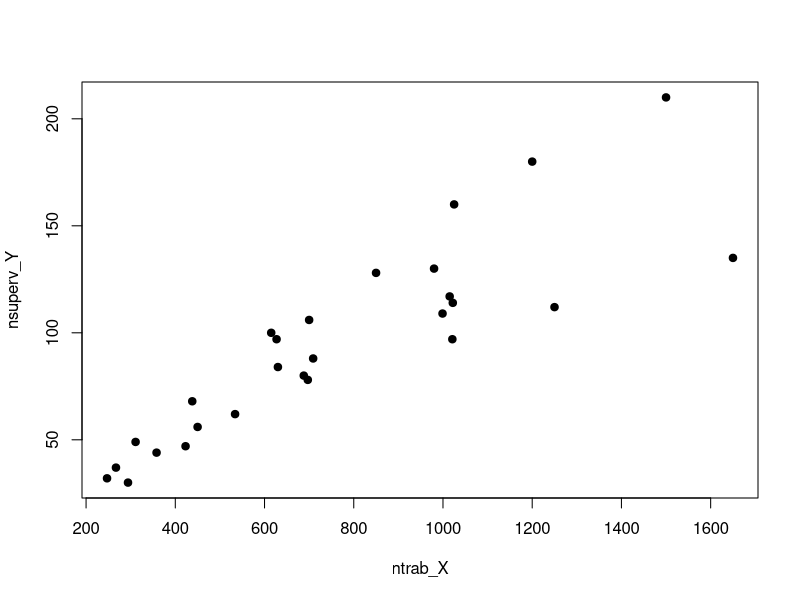
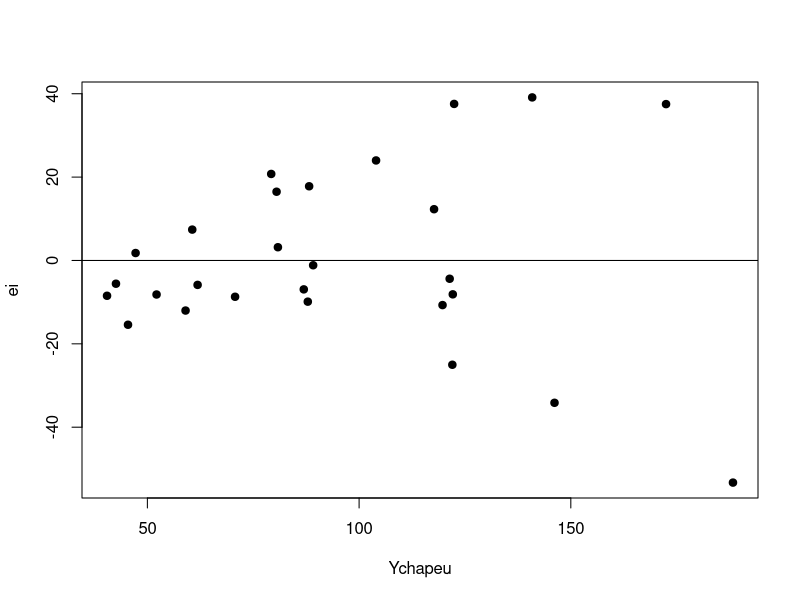
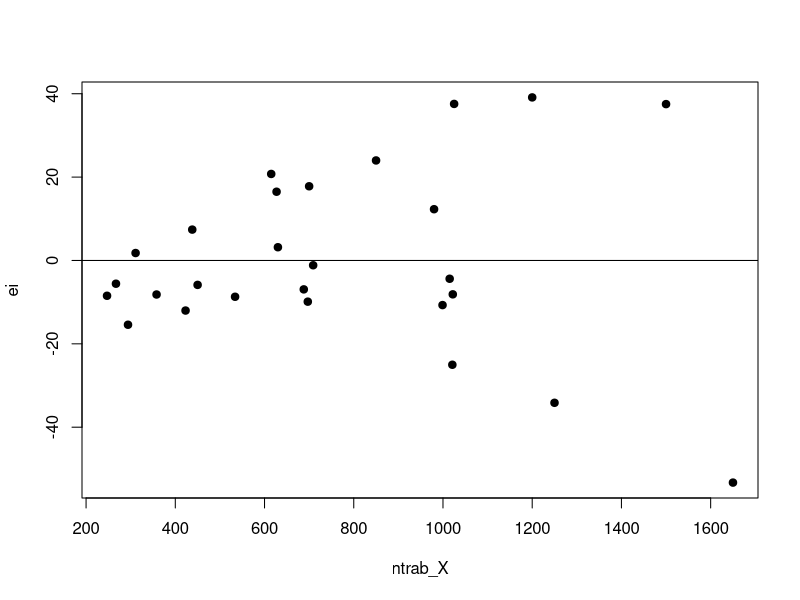
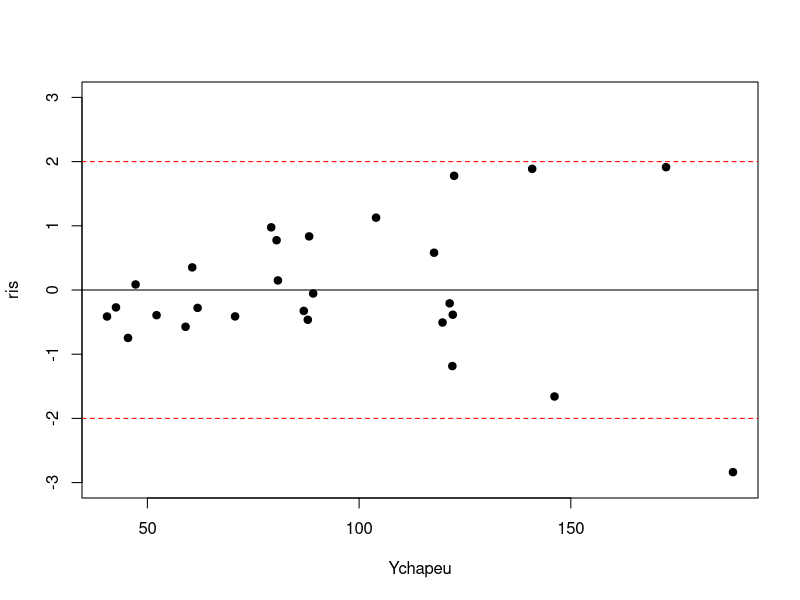
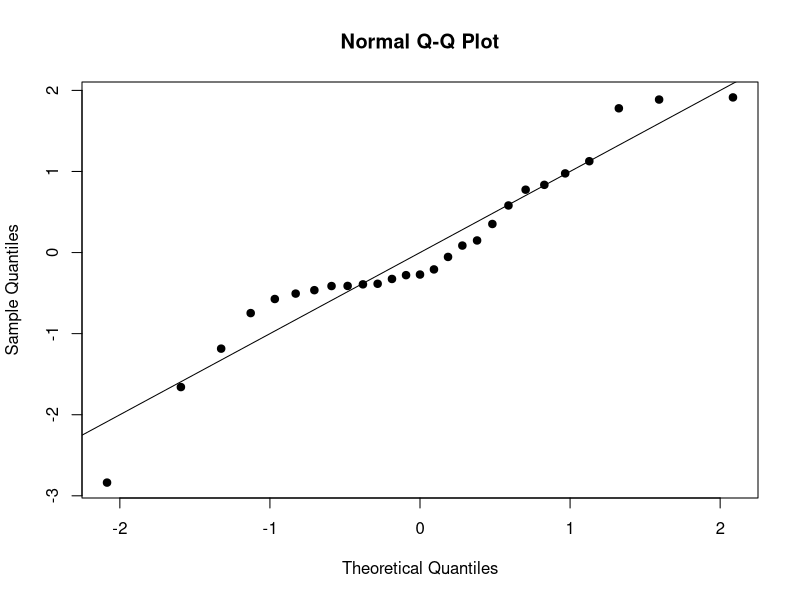
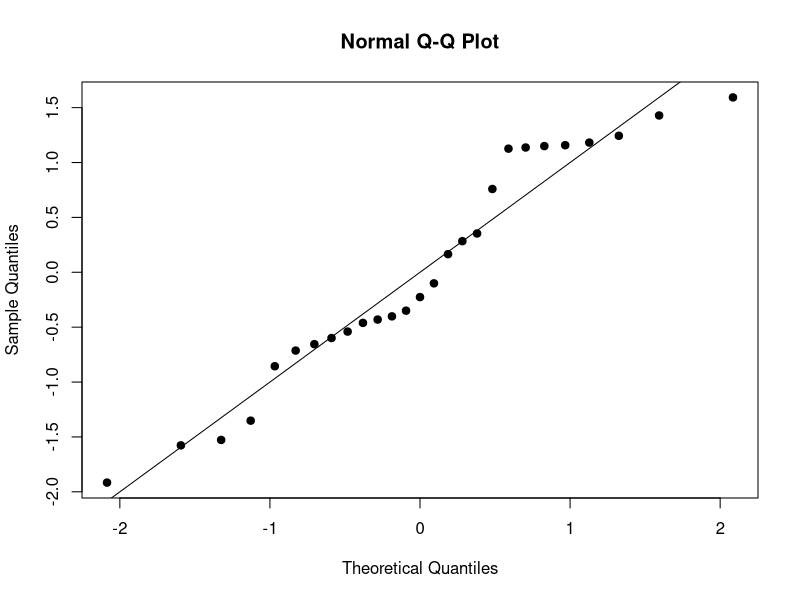
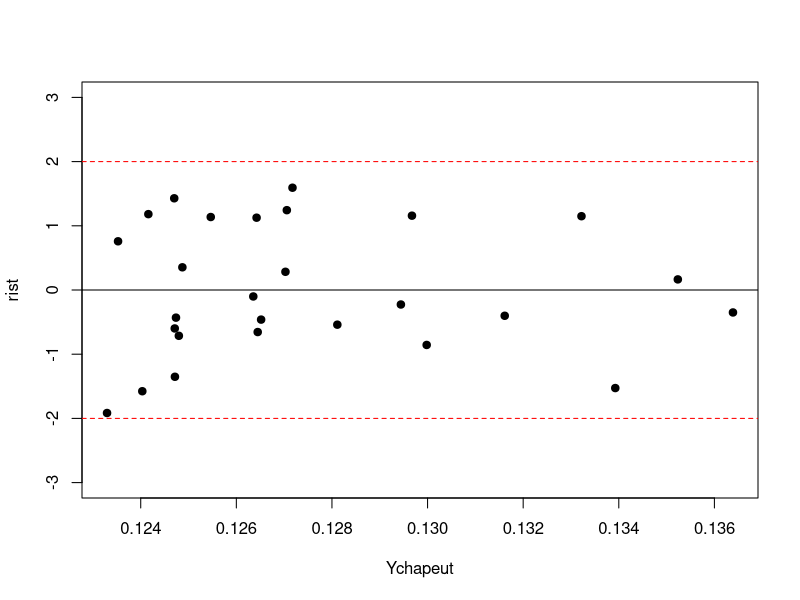

Generate these figures, in order, with R:
# UNIVERSIDADE FEDERAL FLUMINENSE (UFF)
# INSTITUTO DE MATEMÁTICA E ESTATÍSTICA (IME)
# DEPARTAMENTO DE ESTATÍSTICA (GET)
# DADOS DO EXEMPLO DE APLICAÇÃO - 34ª AULA DE MODELOS LINEARES I (AULA PRÁTICA - 2019.2)
# ASSUNTO: HETEROCEDASTICIDADE E MEDIDAS CORRETIVAS - DATA: 08/11/2019
# ENTRADA DE DADOS - NOTAS DE AULA DO PROF. DR. JOSÉ RODRIGO DE MORAES

ntrab_X=c(294,247,267,358,423,311,450,534,438,697,688,630,709,627,615,999,1022,1015,700,850,980,1025,1021,1200,1250,1500,1650)
nsuperv_Y=c(30,32,37,44,47,49,56,62,68,78,80,84,88,97,100,109,114,117,106,128,130,160,97,180,112,210,135)

banco = data.frame(ntrab_X, nsuperv_Y); banco
plot(ntrab_X, nsuperv_Y, pch = 19)
modelo1 = lm(nsuperv_Y~ntrab_X);summary(modelo1)
anova(modelo1)

ei = resid(modelo1); ei
Ychapeu = fitted(modelo1); Ychapeu

ris = rstandard(modelo1); ris

plot(ei ~Ychapeu, pch = 19); abline(h = 0) # Resíduo bruto não está padronizado, ylim muda
plot(ei ~ntrab_X, pch = 19); abline(h = 0)

plot(ris ~Ychapeu, pch = 19, ylim = c(-3,3)); abline(h = c(-2,0,2), lty = c(2,1,2), col = c("red","black","red"))

qqnorm(ris, pch = 19); abline(0,1)
shapiro.test(ris)


### Teste de White de heterocedasticidade
ntrab_X2 = ntrab_X^2
ei2 = ei^2
reg_aux = lm(ei2 ~ ntrab_X + ntrab_X2)
x = summary(reg_aux)
R2 = x$r.squared; round(R2,3)
wobs = dim(banco)[1] * R2 ; wobs
wcritico = qchisq(0.05, 2, lower.tail = F); wcritico

#Como wobs = 21.134 > wcritico = 5.991 reijeita-se H0 ao nível de significância de 5%
#ou seja, existe evidêndias de heterocedasticidade 

pvalor = pchisq(wobs, 2, lower.tail = F);round(pvalor,5)

lmtest::bptest(modelo1, ~ntrab_X + ntrab_X2) # Usamos o comando do teste de Breusch-Pagan
#para realizar o teste de white

#Corrigir a heterocedasticidade
#VAR(Erroi) = f(Xi) = sigma2 * Xi2
#VAR(Erroi*) = VAR(Erroi/Xi) = sigma2

nsuperv_Yt = nsuperv_Y / ntrab_X
ntrab_Xt = 1/ntrab_X

modelo2 = lm(nsuperv_Yt ~ntrab_Xt); summary(modelo2)

Ychapeut = fitted(modelo2)
rist = rstandard(modelo2)
qqnorm(rist, pch = 19); abline(0,1)
shapiro.test(rist)
plot(rist ~ Ychapeut, pch = 19, ylim = c(-3,3)); abline(h = c(-2,0,2) ,
                                                        lty = c(2,1,2),
                                                        col = c("red","black","red"))

ntrab_X2t = ntrab_Xt ^2
lmtest::bptest(modelo2, ~ntrab_Xt + ntrab_X2t)

#Yi_hat/Xi = B0_hat + B1_hat * Xi
#Yi_hat = B1_hat + B0_hat * Xi

